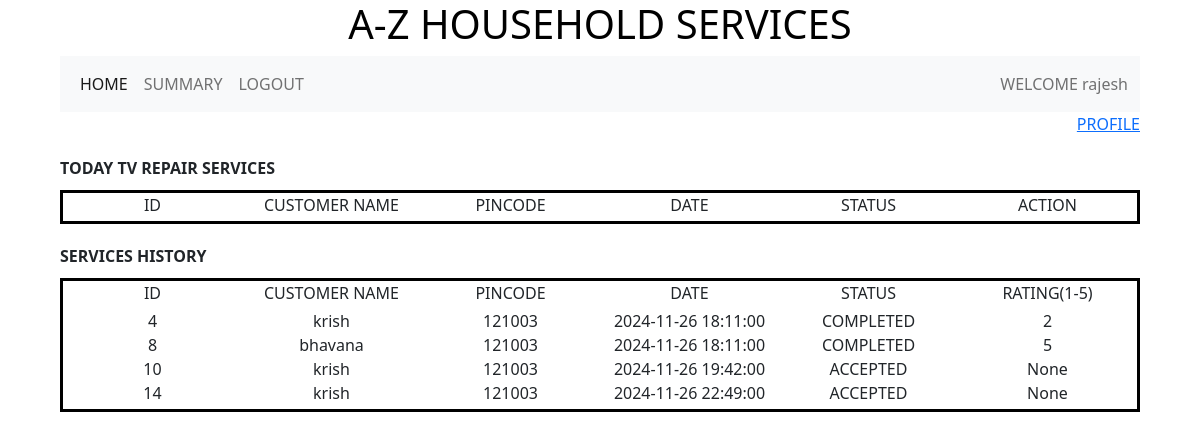
The app's page /professional/4, older data.
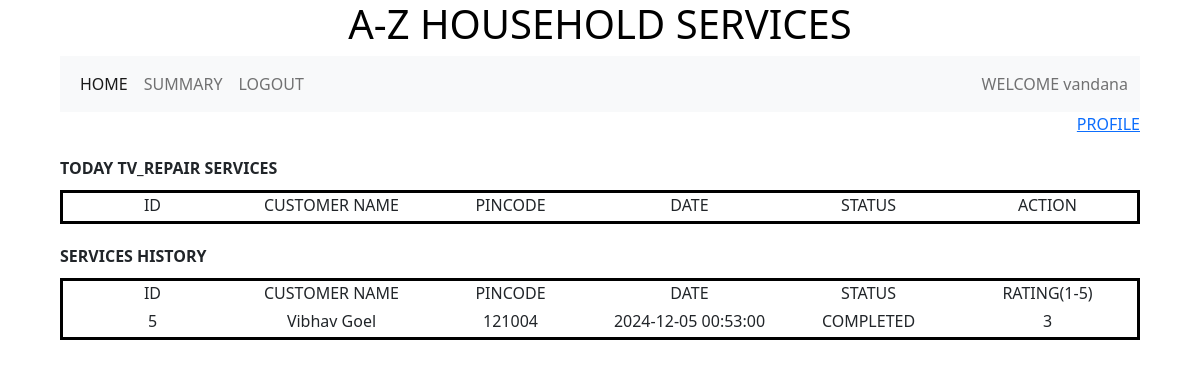
The same page, newer data.
### backend/models.py (models this page shows)
class Professional(db.Model):
    __tablename__ ="professional"
    id = db.Column(db.Integer,primary_key=True)
    full_name = db.Column(db.String)
    experience = db.Column(db.Integer)
    address = db.Column(db.String)
    pincode = db.Column(db.Integer)
    service_requests = db.relationship("Service_request",cascade="all,delete",backref="professional",lazy = True)
    service_id = db.Column(db.Integer, db.ForeignKey("service.id"),nullable = False)

class Service(db.Model):
    __tablename__ ="service"
    id = db.Column(db.Integer,primary_key=True)
    name = db.Column(db.String)
    description = db.Column(db.String)
    base_price = db.Column(db.Float)
    time_required = db.Column(db.Integer)
    service_requests = db.relationship("Service_request",cascade="all,delete",backref="service",lazy = True)
    professionals = db.relationship("Professional",cascade="all,delete",backref="service",lazy = True)
    service_pic_url = db.Column(db.String,nullable=True,default="None")

class Service_request(db.Model):
    __tablename__ ="service_request"
    id = db.Column(db.Integer,primary_key=True)
    status  = db.Column(db.String,default ="PENDING" )
    date = db.Column(db.DateTime)
    rating = db.Column(db.Integer)
    remark = db.Column(db.String)
    service_id = db.Column(db.Integer, db.ForeignKey("service.id"),nullable = False)
    customer_id = db.Column(db.Integer, db.ForeignKey("customer.id"),nullable = False)
    professtional_id = db.Column(db.Integer, db.ForeignKey("professional.id"))

class Customer(db.Model):
    __tablename__ ="customer"
    id = db.Column(db.Integer,primary_key=True)
    full_name = db.Column(db.String)
    address = db.Column(db.String)
    pincode = db.Column(db.Integer)
    service_requests = db.relationship("Service_request",cascade="all,delete",backref="customer",lazy = True)

### backend/controllers.py (the view)
@app.route("/professional/<id>")
def professional_dashboard(id):
    professional = Professional.query.filter_by(id=id).first()
    service_id = professional.service_id
    service = Service.query.filter_by(id=service_id).first()
    service_request = Service_request.query.filter_by(service_id=service_id).all()
    customers = Customer.query.all()
    return render_template("professional_dashboard.html",id=id,professional=professional,service =service,service_request=service_request,customers=customers)

### templates/professional_dashboard.html (shortened to what this page needs)
{%extends "professional_layout.html"%}
{%block content%}
<div class="mb-3">
  <div class ="right"><a href ='/professional_profile/{{id}}'>PROFILE</a></div>
</div>
                {%if service_request %}
                  <div class ="margin"><b>
                    TODAY {{service.name}} SERVICES
                  </b></div>
                  <div class ="dashboard">
                    <div class="container text-center">
                      <div class="row">
                        <div class="col">
                          ID
                        </div>
                        <div class="col">
                          CUSTOMER NAME
                        </div>
                        <div class="col">
                          PINCODE
                        </div>
                        <div class="col">
                          DATE
                        </div>
                        <div class="col">
                          STATUS
                        </div>
                        <div class="col">
                          ACTION
                        </div>
                      </div>
                    </div>
                  </div>
                  <div class = "margin"><b>
                    SERVICES HISTORY
                  </b></div>
                  <div class ="dashboard">
                    <div class="container text-center">
                      <div class="row">
                        <div class="col">
                         ID
                        </div>
                        <div class="col">
                          CUSTOMER NAME
                        </div>
                        <div class="col">
                          PINCODE
                        </div>
                        <div class="col">
                          DATE
                        </div>
                        <div class="col">
                          STATUS
                        </div>
                        <div class="col">
                          RATING(1-5)
                        </div>
                      </div>
                    </div>
                    <div class="container text-center">
                      <div class="margin1">
                        {%for sr in service_request %}
                          {%if sr.professtional_id == professional.id %}
                            {%for c in customers%}
                              {%if c.id == sr.customer_id and sr.status != "PENDING"%}
                                <div class="row">
                                  <div class="col">
                                    {{sr.id}}
                                  </div>
                                  <div class="col">
                                    {{c.full_name}}
                                  </div>
                                  <div class="col">
                                    {{c.pincode}}
                                  </div>
                                  <div class="col">
                                    {{sr.date}}
                                  </div>
                                  <div class="col">
                                    {{sr.status}}
                                  </div>
                                  <div class="col">
                                    {{sr.rating}}
                                  </div>
                                </div>
                              {%endif%}
                            {%endfor%}
                          {%endif%}
                        {%endfor%}
                      </div>
                    </div>
                  </div>
                {%endif%}
{%endblock%}

### templates/professional_layout.html (shortened to what this page needs)
<!DOCTYPE html>
<html>
    <head>
        <link rel ="stylesheet" href="/static/styles/main.css">
        <link href ="https://cdn.jsdelivr.net/npm/bootstrap@5.0.2/dist/css/bootstrap.min.css" rel="stylesheet">
    </head>
    <body>
        <div class = "my_container">
            <div class ="center"><h1>A-Z HOUSEHOLD SERVICES</h1></div>
            <div class ="my_panel">
                <nav class="navbar navbar-expand-lg navbar-light bg-light">
                    <div class="container-fluid">
                      <div class="collapse navbar-collapse" id="navbarText">
                        <ul class="navbar-nav me-auto mb-2 mb-lg-0">
                          <li class="nav-item">
                            <a class="nav-link active" aria-current="page" href="/professional/{{id}}">HOME</a>
                          </li>
                          <li class="nav-item">
                            <a class="nav-link" href="/professional_summary/{{id}}">SUMMARY</a>
                          </li>
                          <li class="nav-item">
                            <a class="nav-link" href="/login">LOGOUT</a>
                          </li>
                        </ul>
                        <span class="navbar-text">
                          WELCOME {{professional.full_name}}
                        </span>
                      </div>
                    </div>
                </nav>
                {%block content%}
                {%endblock%}
            </div>
        </div>
    </body>
</html>

Row changes from the older to the newer data that the page shows:
no longer on this page (row edited): Service: name "TV REPAIR"
no longer on this page (row edited): Service_request: id "4", date "2024-11-26 18:11:00", status "COMPLETED", rating "2"
no longer on this page (row unchanged): Customer: full_name "krish", pincode "121003"
removed Service_request: id "8", date "2024-11-26 18:11:00", status "COMPLETED", rating "5"
no longer on this page (row edited): Customer: full_name "bhavana", pincode "121003"
removed Service_request: id "10", date "2024-11-26 19:42:00", status "ACCEPTED", rating "None"
removed Service_request: id "14", date "2024-11-26 22:49:00", status "ACCEPTED", rating "None"
changed Professional: full_name "rajesh" → "vandana"
now on this page (row edited): Service: name "TV_REPAIR"
now on this page (row edited): Service_request: id "5", date "2024-12-05 00:53:00", status "COMPLETED", rating "3"
added Customer: full_name "Vibhav Goel", pincode "121004"
